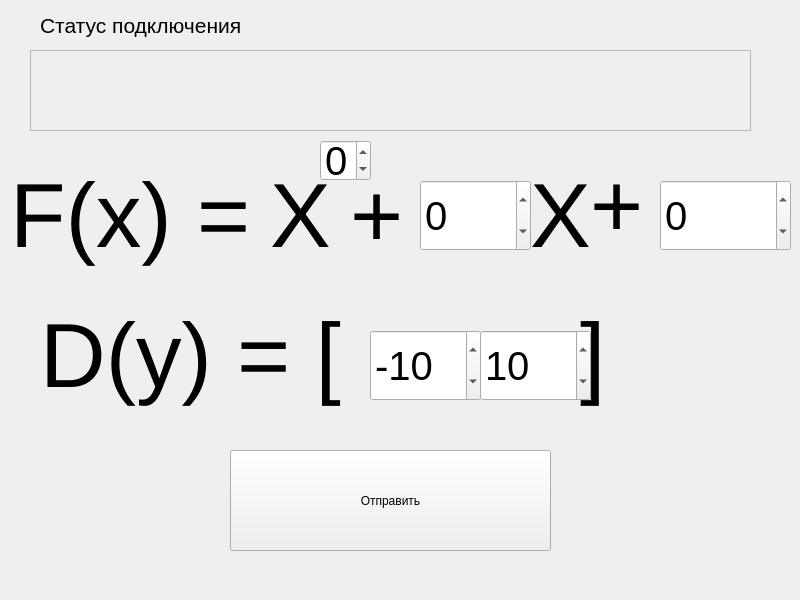
<?xml version="1.0" encoding="UTF-8"?>
<ui version="4.0">
 <class>Widget</class>
 <widget class="QWidget" name="Widget">
  <property name="geometry">
   <rect>
    <x>0</x>
    <y>0</y>
    <width>800</width>
    <height>600</height>
   </rect>
  </property>
  <property name="windowTitle">
   <string>Widget</string>
  </property>
  <widget class="QLabel" name="label">
   <property name="geometry">
    <rect>
     <x>270</x>
     <y>170</y>
     <width>71</width>
     <height>91</height>
    </rect>
   </property>
   <property name="font">
    <font>
     <pointsize>68</pointsize>
    </font>
   </property>
   <property name="text">
    <string>Х</string>
   </property>
  </widget>
  <widget class="QLabel" name="label_2">
   <property name="geometry">
    <rect>
     <x>530</x>
     <y>170</y>
     <width>71</width>
     <height>91</height>
    </rect>
   </property>
   <property name="font">
    <font>
     <pointsize>68</pointsize>
    </font>
   </property>
   <property name="text">
    <string>Х</string>
   </property>
  </widget>
  <widget class="QLabel" name="label_3">
   <property name="geometry">
    <rect>
     <x>350</x>
     <y>170</y>
     <width>71</width>
     <height>91</height>
    </rect>
   </property>
   <property name="font">
    <font>
     <pointsize>68</pointsize>
    </font>
   </property>
   <property name="text">
    <string>+</string>
   </property>
  </widget>
  <widget class="QLabel" name="label_4">
   <property name="geometry">
    <rect>
     <x>590</x>
     <y>160</y>
     <width>71</width>
     <height>91</height>
    </rect>
   </property>
   <property name="font">
    <font>
     <pointsize>68</pointsize>
    </font>
   </property>
   <property name="text">
    <string>+</string>
   </property>
  </widget>
  <widget class="QSpinBox" name="spinBoxPower">
   <property name="geometry">
    <rect>
     <x>320</x>
     <y>140</y>
     <width>51</width>
     <height>41</height>
    </rect>
   </property>
   <property name="font">
    <font>
     <pointsize>30</pointsize>
    </font>
   </property>
   <property name="minimum">
    <number>-5</number>
   </property>
   <property name="maximum">
    <number>5</number>
   </property>
  </widget>
  <widget class="QSpinBox" name="spinBoxCoefficient">
   <property name="geometry">
    <rect>
     <x>420</x>
     <y>180</y>
     <width>111</width>
     <height>71</height>
    </rect>
   </property>
   <property name="font">
    <font>
     <pointsize>30</pointsize>
    </font>
   </property>
   <property name="minimum">
    <number>-500</number>
   </property>
   <property name="maximum">
    <number>500</number>
   </property>
  </widget>
  <widget class="QSpinBox" name="spinBoxFreeMember">
   <property name="geometry">
    <rect>
     <x>660</x>
     <y>180</y>
     <width>131</width>
     <height>71</height>
    </rect>
   </property>
   <property name="font">
    <font>
     <pointsize>30</pointsize>
    </font>
   </property>
   <property name="minimum">
    <number>-1000</number>
   </property>
   <property name="maximum">
    <number>1000</number>
   </property>
  </widget>
  <widget class="QLabel" name="label_5">
   <property name="geometry">
    <rect>
     <x>10</x>
     <y>150</y>
     <width>271</width>
     <height>131</height>
    </rect>
   </property>
   <property name="font">
    <font>
     <pointsize>68</pointsize>
    </font>
   </property>
   <property name="text">
    <string>F(x) = </string>
   </property>
  </widget>
  <widget class="QLabel" name="label_6">
   <property name="geometry">
    <rect>
     <x>40</x>
     <y>290</y>
     <width>331</width>
     <height>131</height>
    </rect>
   </property>
   <property name="font">
    <font>
     <pointsize>68</pointsize>
    </font>
   </property>
   <property name="text">
    <string>D(y) = [</string>
   </property>
  </widget>
  <widget class="QPushButton" name="pushButtonSend">
   <property name="geometry">
    <rect>
     <x>230</x>
     <y>450</y>
     <width>321</width>
     <height>101</height>
    </rect>
   </property>
   <property name="text">
    <string>Отправить</string>
   </property>
  </widget>
  <widget class="QFrame" name="frameConnected">
   <property name="geometry">
    <rect>
     <x>30</x>
     <y>50</y>
     <width>721</width>
     <height>81</height>
    </rect>
   </property>
   <property name="frameShape">
    <enum>QFrame::StyledPanel</enum>
   </property>
   <property name="frameShadow">
    <enum>QFrame::Raised</enum>
   </property>
  </widget>
  <widget class="QLabel" name="label_7">
   <property name="geometry">
    <rect>
     <x>40</x>
     <y>10</y>
     <width>221</width>
     <height>31</height>
    </rect>
   </property>
   <property name="font">
    <font>
     <pointsize>16</pointsize>
    </font>
   </property>
   <property name="text">
    <string>Статус подключения</string>
   </property>
  </widget>
  <widget class="QSpinBox" name="spinBoxLeftValue">
   <property name="geometry">
    <rect>
     <x>370</x>
     <y>330</y>
     <width>111</width>
     <height>71</height>
    </rect>
   </property>
   <property name="font">
    <font>
     <pointsize>30</pointsize>
    </font>
   </property>
   <property name="minimum">
    <number>-100</number>
   </property>
   <property name="maximum">
    <number>100</number>
   </property>
   <property name="value">
    <number>-10</number>
   </property>
  </widget>
  <widget class="QSpinBox" name="spinBoxRightValue">
   <property name="geometry">
    <rect>
     <x>480</x>
     <y>330</y>
     <width>111</width>
     <height>71</height>
    </rect>
   </property>
   <property name="font">
    <font>
     <pointsize>30</pointsize>
    </font>
   </property>
   <property name="minimum">
    <number>-100</number>
   </property>
   <property name="maximum">
    <number>100</number>
   </property>
   <property name="value">
    <number>10</number>
   </property>
  </widget>
  <widget class="QLabel" name="label_8">
   <property name="geometry">
    <rect>
     <x>580</x>
     <y>290</y>
     <width>51</width>
     <height>131</height>
    </rect>
   </property>
   <property name="font">
    <font>
     <pointsize>68</pointsize>
    </font>
   </property>
   <property name="text">
    <string>]</string>
   </property>
  </widget>
 </widget>
 <resources/>
 <connections/>
</ui>
